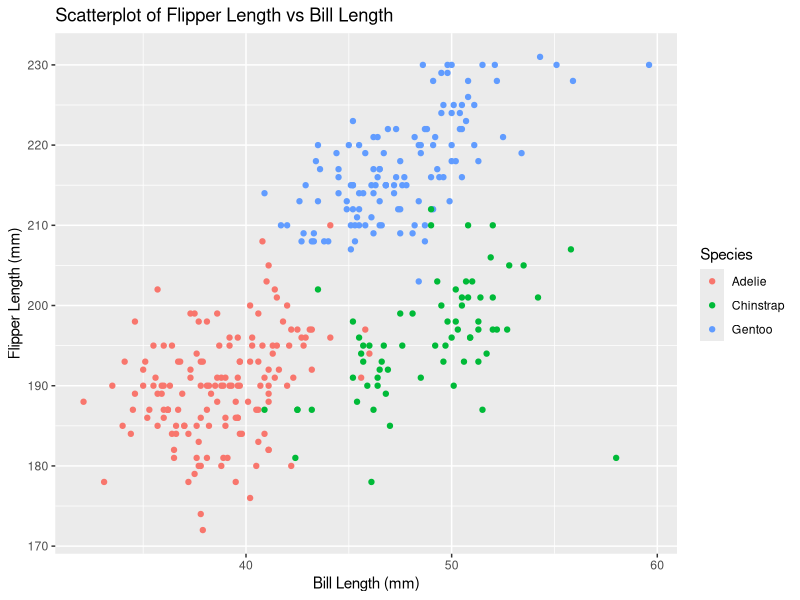
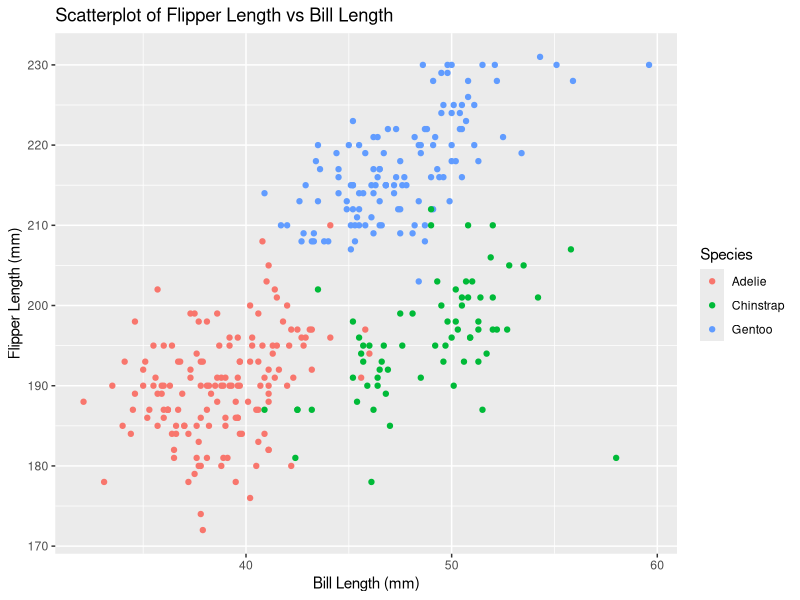

The R source for these figures, in order:
## ---- chunk 1
  data("penguins", package = "palmerpenguins")
## ---- chunk 2
  nrow(penguins)
  ncol(penguins)
## ---- chunk 3
  mean(na.omit(penguins[["flipper_length_mm"]]))
## ---- chunk 4
library(tidyverse)
ggplot(penguins, aes(x = bill_length_mm, y = flipper_length_mm, color = species)) +
  geom_point() +
  labs(title = "Scatterplot of Flipper Length vs Bill Length",
       x = "Bill Length (mm)",
       y = "Flipper Length (mm)",
       color = "Species")
ggsave("scatterplot_flipper_vs_bill.jpeg")
## ---- chunk 5
example_df = tibble(
  vec_numeric = rnorm(10),                         # Random sample from standard Normal distribution
  vec_logical = rnorm(10) > 0,                      # Logical vector indicating if the sample is > 0
  vec_char = letters[1:10],                        # Character vector of length 10
  vec_factor = factor(sample(c("1", "2", "3"), 10, replace = TRUE))  # Factor vector with 3 levels
)

example_df
